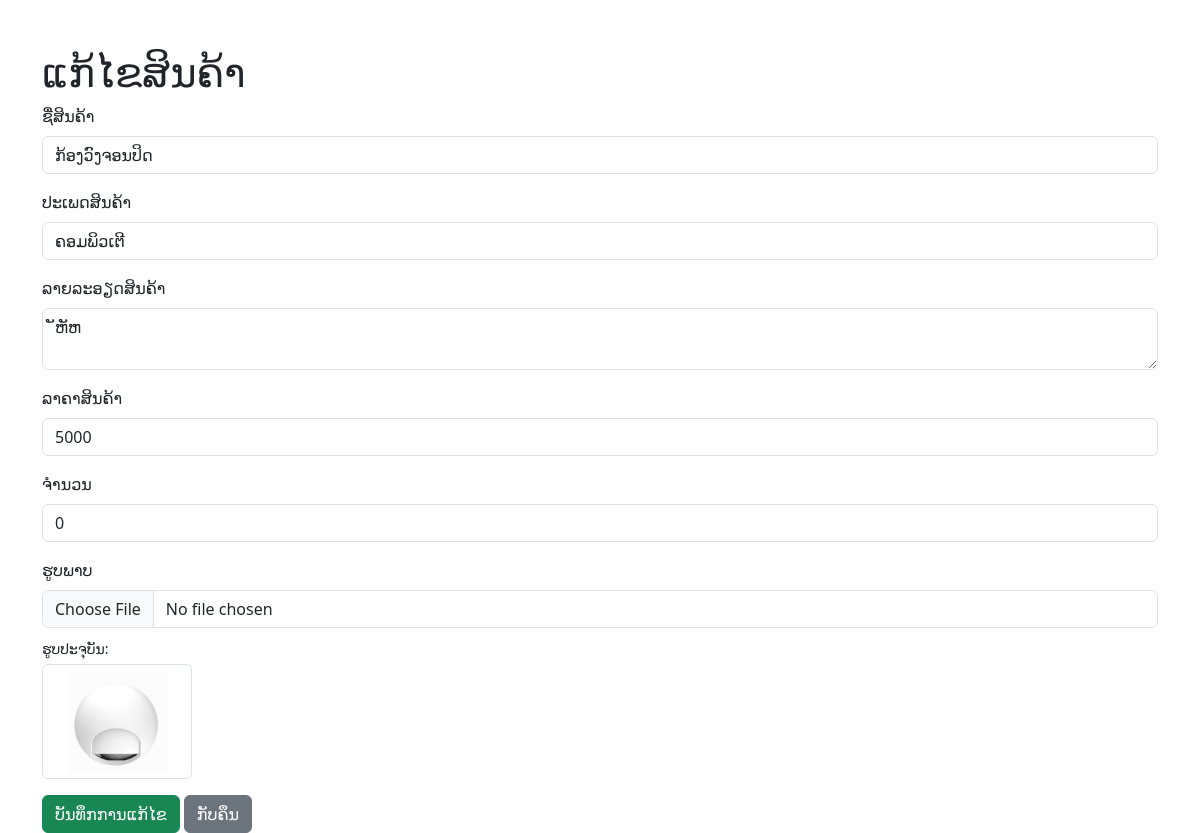
The app's page /admin/edit_product.php?id=4 (signed in) with its own data.
### tables this page shows
CREATE TABLE IF NOT EXISTS `tb_products` (
  `id` int NOT NULL AUTO_INCREMENT,
  `name` varchar(250) NOT NULL,
  `description` text NOT NULL,
  `price` int NOT NULL,
  `qty` int NOT NULL,
  `image` varchar(255) DEFAULT NULL,
  `cat_id` int NOT NULL,
  PRIMARY KEY (`id`)
);

CREATE TABLE IF NOT EXISTS `tb_categories` (
  `cat_id` int NOT NULL AUTO_INCREMENT,
  `cat_name` varchar(100) NOT NULL,
  `created_at` datetime DEFAULT CURRENT_TIMESTAMP,
  PRIMARY KEY (`cat_id`)
);

### admin/edit_product.php (the view, shortened to what this page needs)
<?php
require_once '../config/condb.php';
  $id = $_GET['id'];
$stmt = $conn->prepare("SELECT * FROM tb_products WHERE id =:id");
$stmt->bindParam(':id',$id);
$stmt->execute();
$row = $stmt->fetch(PDO::FETCH_ASSOC);
$stmt_cat = $conn->prepare("SELECT * FROM tb_categories");
$stmt_cat->execute();
$categories = $stmt_cat->fetchAll();
?>
<!doctype html>
<html lang="en">
  <head>
    <link href="https://cdn.jsdelivr.net/npm/bootstrap@5.3.8/dist/css/bootstrap.min.css" rel="stylesheet">
  </head>
  <body>
    <div class="container mt-5">
    <h1>ແກ້ໄຂສິນຄ້າ</h1>
    <form action="update_product.php" method="post" enctype="multipart/form-data">
        <div class="mb-3">
            <label for="p_name" class="form-label">ຊື່ສິນຄ້າ</label>
            <input type="text" class="form-control" name="p_name" value="<?= $row['name'] ?>">
        </div>
        <div class="mb-3">
            <label for="cat_id" class="form-label">ປະເພດສິນຄ້າ</label>
            <select name="cat_id" class="form-control" required>
              <?php foreach($categories as $cat): ?>
                     <option value="<?= $cat['cat_id'] ?>" <?= ($cat['cat_id'] == $row['cat_id']) ? 'selected': '' ?>>
                        <?= $cat['cat_name'] ?>
                     </option>
                <?php endforeach ; ?>
            </select>
        </div>
        <div class="mb-3">
            <label for="description" class="form-label">ລາຍລະອຽດສິນຄ້າ</label>
           <textarea name="description" class="form-control"><?= $row['description'] ?></textarea>
        </div>
        <div class="mb-3">
            <label for="p_price" class="form-label">ລາຄາສິນຄ້າ</label>
            <input type="number" class="form-control" name="p_price" value="<?= $row['price'] ?>">
        </div>
        <div class="mb-3">
            <label for="qty" class="form-label">ຈຳນວນ</label>
            <input type="number" class="form-control" name="qty" value="<?= $row['qty'] ?>">
        </div>
         <div class="mb-3">
            <label for="p_image" class="form-label">ຮູບພາບ</label>
            <input type="file" class="form-control" name="p_image" accept="image/*">
            <div class="mt-2">
                <small class="text-mute">ຮູບປະຈຸບັນ:</small><br>
                <?php if($row['image']): ?>
                    <img src="uploads/<?= $row['image'] ?>" width="150" class="img-thumbnail mt-1">
                <?php else: ?>
                    <span class="badge bg-secondary">ບໍ່ມີຮູບພາບ</span>
                <?php endif; ?>
            </div>
        </div>
        <button type="submit" name="btn_update" class="btn btn-success">ບັນທຶກການແກ້ໄຂ</button>
        <a href="index.php" class="btn btn-secondary">ກັບຄຶນ</a>
    </form>
    </div>
  </body>
</html>

### records on screen
tb_products: p_name "ກ້ອງວົງຈອນປິດ", cat_id "ຄອມພິວເຕີ", description "ັຫັຫ", p_price "5000", qty "0", image (picture)
